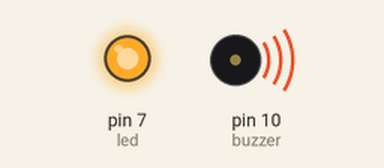
Bench run of a sketch on a simulated Arduino Uno, built with avr-gcc and run on an emulated ATmega328P. On the bench: output pins drawn as LEDs (lit = HIGH), buzzer (waves = sounding, pin HIGH).

Above: at 0.2 s.
At 9.2 s:
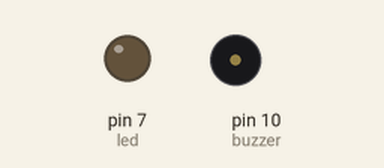
Timing chart, 0 to 9.8 s (numbered marks = the images above):
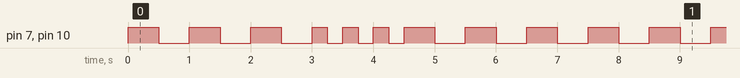

Measured:
- by itself, pin 7 (led), pin 10 (buzzer): repeats every 7.5 s: 2 × (LOW 0.50 s, HIGH 0.50 s), LOW 0.50 s, 3 × (HIGH 0.25 s, LOW 0.25 s), 3 × (HIGH 0.50 s, LOW 0.50 s), HIGH 0.50 s
- by itself, everything shown: repeats every 7.5 s, in 18 steps

The sketch:

Codigo-Fonte-Projetos_SOS.ino
```cpp
//Declaração das Variáveis
int buzzer=10;
int led=7;

void setup() {
    pinMode(buzzer,OUTPUT); //Definindo o tipo da porta
    pinMode(led, OUTPUT);  //Definindo o tipo da porta
}

void loop() {

  // 3 Longos
      //1º
      digitalWrite(buzzer,HIGH); // Liga Buzzer
      digitalWrite(led, HIGH); //Liga LED
      delay(500);

      digitalWrite(buzzer,LOW); //Desliga Buzzer
      digitalWrite(led, LOW); //Desliga LED
      delay(500);

      //2º
      digitalWrite(buzzer,HIGH); // Liga Buzzer
      digitalWrite(led, HIGH); //Liga LED
      delay(500);

      digitalWrite(buzzer,LOW); //Desliga Buzzer
      digitalWrite(led, LOW); //Desliga LED
      delay(500);

      //3º
      digitalWrite(buzzer,HIGH); // Liga Buzzer
      digitalWrite(led, HIGH); //Liga LED
      delay(500);

      digitalWrite(buzzer,LOW); //Desliga Buzzer
      digitalWrite(led, LOW); //Desliga LED
      delay(500);

  // 3 Curtos
      //1º
      digitalWrite(buzzer,HIGH); // Liga Buzzer
      digitalWrite(led, HIGH); //Liga LED
      delay(250);

      digitalWrite(buzzer,LOW); //Desliga Buzzer
      digitalWrite(led, LOW); //Desliga LED
      delay(250);

      //2º
      digitalWrite(buzzer,HIGH); // Liga Buzzer
      digitalWrite(led, HIGH); //Liga LED
      delay(250);

      digitalWrite(buzzer,LOW); //Desliga Buzzer
      digitalWrite(led, LOW); //Desliga LED
      delay(250);

      //3º
      digitalWrite(buzzer,HIGH); // Liga Buzzer
      digitalWrite(led, HIGH); //Liga LED
      delay(250);

      digitalWrite(buzzer,LOW); //Desliga Buzzer
      digitalWrite(led, LOW); //Desliga LED
      delay(250);

  // 3 Longos
      //1º
      digitalWrite(buzzer,HIGH); // Liga Buzzer
      digitalWrite(led, HIGH); //Liga LED
      delay(500);

      digitalWrite(buzzer,LOW); //Desliga Buzzer
      digitalWrite(led, LOW); //Desliga LED
      delay(500);

      //2º
      digitalWrite(buzzer,HIGH); // Liga Buzzer
      digitalWrite(led, HIGH); //Liga LED
      delay(500);

      digitalWrite(buzzer,LOW); //Desliga Buzzer
      digitalWrite(led, LOW); //Desliga LED
      delay(500);

      //3º
      digitalWrite(buzzer,HIGH); // Liga Buzzer
      digitalWrite(led, HIGH); //Liga LED
      delay(500);

      digitalWrite(buzzer,LOW); //Desliga Buzzer
      digitalWrite(led, LOW); //Desliga LED
      delay(500);


}
```
